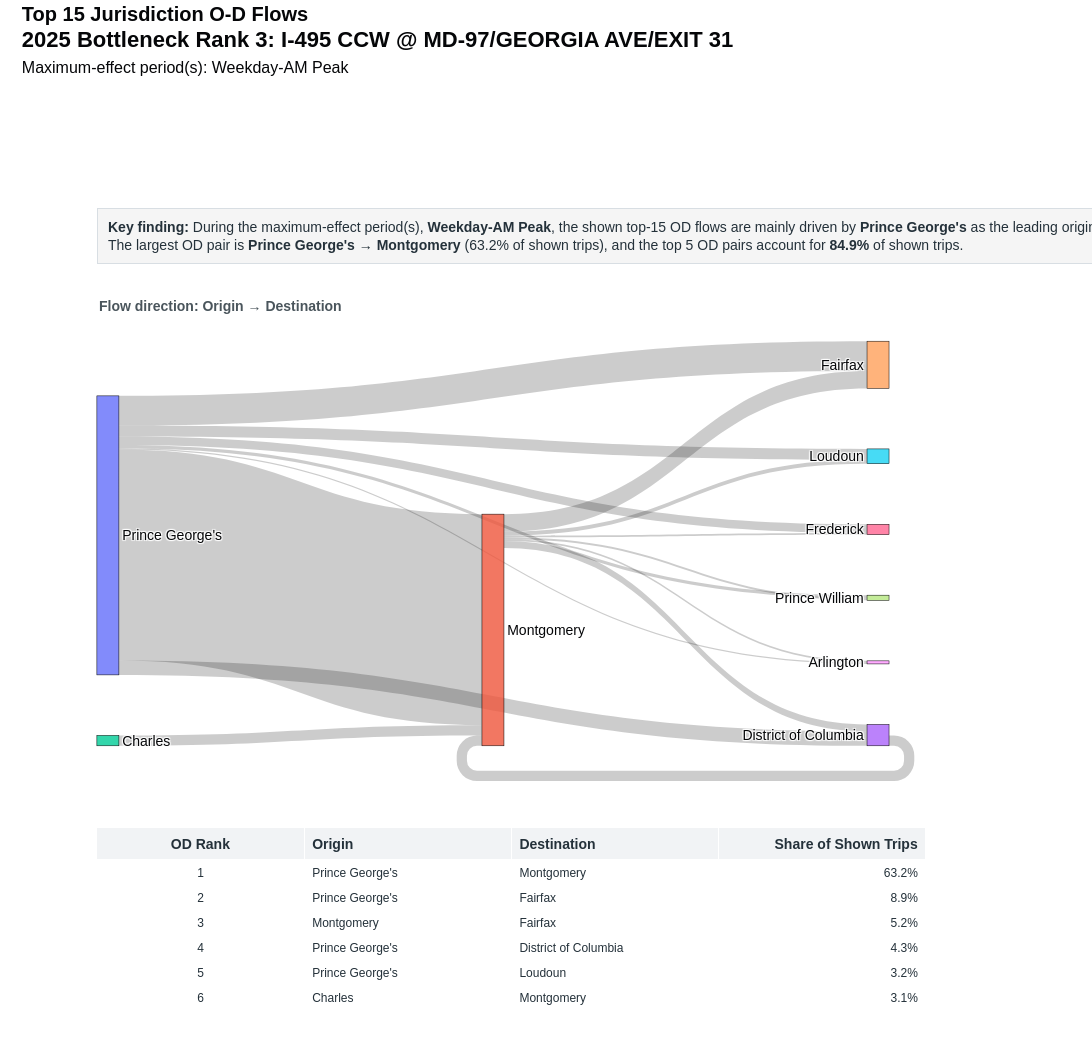

The notebook cell this image was saved under:
### Code cell
county_sankey = make_sankey(county_df, "Top 15 Jurisdiction O-D Flows")
county_sankey

### Figure 1 — Plotly figure (JSON) as saved in the notebook; plotly's stock layout.template omitted (floating-point values rounded to 4 significant figures)
{"data": [{"arrangement": "snap", "domain": {"x": [0.04, 0.94], "y": [0.3, 0.88]}, "link": {"customdata": [[1, "Prince George's", "Montgomery", 0.6324], [2, "Prince George's", "Fairfax", 0.08909], [3, "Montgomery", "Fairfax", 0.05236], [4, "Prince George's", "District of Columbia", 0.04298], [5, "Prince George's", "Loudoun", 0.03237], [6, "Charles", "Montgomery", 0.03113], [7, "District of Columbia", "Montgomery", 0.0308], [8, "Prince George's", "Frederick", 0.02605], [9, "Montgomery", "District of Columbia", 0.02104], [10, "Montgomery", "Loudoun", 0.01205], [11, "Prince George's", "Prince William", 0.009443], [12, "Montgomery", "Prince William", 0.005992], [13, "Montgomery", "Arlington", 0.00521], [14, "Montgomery", "Frederick", 0.005145], [15, "Prince George's", "Arlington", 0.003973]], "hovertemplate": "<b>OD Pair Rank %{customdata[0]}</b><br>%{customdata[1]} → %{customdata[2]}<br>Share of shown top-15 trips: %{customdata[3]:.1%}<extra></extra>", "source": [0, 0, 1, 0, 0, 2, 3, 0, 1, 1, 0, 1, 1, 1, 0], "target": [1, 4, 4, 3, 5, 1, 1, 6, 3, 5, 7, 7, 8, 6, 8], "value": [9710.0, 1368.0, 804.0, 660.0, 497.0, 478.0, 473.0, 400.0, 323.0, 185.0, 145.0, 92.0, 80.0, 79.0, 61.0]}, "node": {"hovertemplate": "<b>%{label}</b><extra></extra>", "label": ["Prince George's", "Montgomery", "Charles", "District of Columbia", "Fairfax", "Loudoun", "Frederick", "Prince William", "Arlington"], "line": {"color": "black", "width": 0.5}, "pad": 24, "thickness": 22}, "type": "sankey"}, {"cells": {"align": ["center", "left", "left", "right"], "fill": {"color": "white"}, "font": {"color": "#24313A", "size": 12}, "height": 25, "values": [[1, 2, 3, 4, 5, 6, 7, 8, 9, 10, 11, 12, 13, 14, 15], ["Prince George's", "Prince George's", "Montgomery", "Prince George's", "Prince George's", "Charles", "District of Columbia", "Prince George's", "Montgomery", "Montgomery", "Prince George's", "Montgomery", "Montgomery", "Montgomery", "Prince George's"], ["Montgomery", "Fairfax", "Fairfax", "District of Columbia", "Loudoun", "Montgomery", "Montgomery", "Frederick", "District of Columbia", "Loudoun", "Prince William", "Prince William", "Arlington", "Frederick", "Arlington"], ["63.2%", "8.9%", "5.2%", "4.3%", "3.2%", "3.1%", "3.1%", "2.6%", "2.1%", "1.2%", "0.9%", "0.6%", "0.5%", "0.5%", "0.4%"]]}, "domain": {"x": [0.04, 0.94], "y": [0, 0.24]}, "header": {"align": ["center", "left", "left", "right"], "fill": {"color": "#F1F3F5"}, "font": {"color": "#24313A", "size": 14}, "height": 28, "values": ["<b>OD Rank</b>", "<b>Origin</b>", "<b>Destination</b>", "<b>Share of Shown Trips</b>"]}, "type": "table"}], "layout": {"annotations": [{"align": "left", "bgcolor": "rgba(245,245,245,0.98)", "bordercolor": "#D8DEE3", "borderpad": 10, "borderwidth": 1, "font": {"color": "#24313A", "size": 14}, "showarrow": false, "text": "<b>Key finding:</b> During the maximum-effect period(s), <b>Weekday-AM Peak</b>, the shown top-15 OD flows are mainly driven by <b>Prince George's</b> as the leading origin (83.6% of shown trips) and <b>Montgomery</b> as the leading destination (69.4%).<br>The largest OD pair is <b>Prince George's → Montgomery</b> (63.2% of shown trips), and the top 5 OD pairs account for <b>84.9%</b> of shown trips.", "x": 0.04, "xref": "paper", "y": 1.055, "yref": "paper"}, {"align": "left", "font": {"color": "#4A555C", "size": 14}, "showarrow": false, "text": "<b>Flow direction: Origin → Destination</b>", "x": 0.04, "xref": "paper", "y": 0.94, "yref": "paper"}], "font": {"color": "#050608", "family": "Arial", "size": 14}, "height": 1040, "margin": {"b": 30, "l": 60, "r": 110, "t": 250}, "paper_bgcolor": "white", "plot_bgcolor": "white", "title": {"text": "<b>Top 15 Jurisdiction O-D Flows</b><br><span style='font-size:22px'><b>2025 Bottleneck Rank 3: I-495 CCW @ MD-97/GEORGIA AVE/EXIT 31</b></span><br><span style='font-size:16px'>Maximum-effect period(s): Weekday-AM Peak</span>", "x": 0.02, "xanchor": "left", "y": 0.98, "yanchor": "top"}, "width": 1250}}
